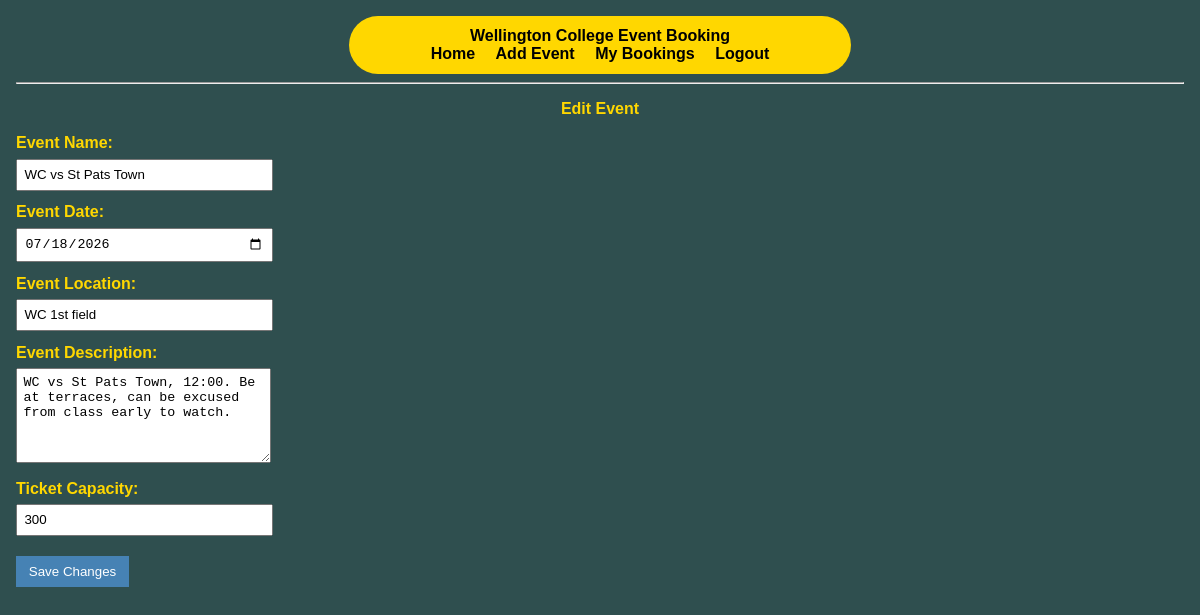
Page /edit_event/19 (signed in) on the committed database.
### tables this page shows
CREATE TABLE "events"
(
    event_id          INTEGER
        primary key autoincrement,
    event_name        TEXT    not null,
    event_date        TEXT    not null,
    event_location    TEXT    not null,
    event_description TEXT    not null,
    fk_user_id        INTEGER not null,
    event_capacity    INTEGER not null
);

### app.py (the view, shortened to what this page needs)
@app.route('/edit_event/<event_id>', methods=['GET', 'POST'])
def edit_event(event_id):
    if "user_id" not in session:
        return redirect("/login?error=log+in+first")
    if session.get("role") != "admin":
        return redirect("/")
    con = connect_db()
    cur = con.cursor()
    query = "SELECT * FROM events WHERE event_id = ?"
    cur.execute(query, (event_id,))
    event = cur.fetchone()
    con.close()
    error = request.args.get("error")
    return render_template("edit_event.html", event=event, error=error)

### app.py (called while the page is built)
def connect_db():
    con = sqlite3.connect("identifier.sqlite")
    con.row_factory = sqlite3.Row
    return con

### templates/edit_event.html (shortened to what this page needs)
{% extends "base.html" %}
{% block content %}
<h2>Edit Event</h2>
<form class="myform" method="POST">
  <div class="form-group">
      <div class="form-label">Event Name:</div>
      <div class="form-element">
          <input type="text" name="event_name" value="{{ event['event_name'] }}" required>
      </div>
  </div>
  <div class="form-group">
      <div class="form-label">Event Date:</div>
      <div class="form-element">
         <input type="date" name="event_date" value="{{ event['event_date'] }}" required>
      </div>
  </div>
    <div class="form-group">
      <div class="form-label">Event Location:</div>
      <div class="form-element">
         <input type="text" name="event_location" value="{{ event['event_location'] }}" required>
      </div>
  </div>
    <div class="form-group">
      <div class="form-label">Event Description:</div>
      <div class="form-element">
         <textarea name="event_description" required>{{event['event_description'] }}</textarea>
      </div>
  </div>
    <div class="form-group">
      <div class="form-label">Ticket Capacity:</div>
      <div class="form-element">
         <input type="number" name="event_capacity" value="{{ event['event_capacity'] }}" required>
      </div>
  </div>
  <button type="submit">Save Changes</button>
</form>
{% endblock %}

### templates/base.html (style rules this page uses)
body { font-family: Verdana, Arial, sans-serif; background-color: darkslategray; margin: 0; padding: 1rem; }
h2 { text-align: center; font-size: 1rem; margin: 1rem; color: gold; }
.form-group { margin-bottom: 0.8rem; color: white; }
.form-label { font-weight: bold; margin-bottom: 0.2rem; color: gold; }
input, textarea, select { width: 15rem; padding: 0.4rem; margin-top: 0.2rem; }
textarea { height: 5rem; }
button { padding: 0.5rem 0.8rem; background-color: steelblue; color: white; border: none; margin-top: 0.5rem; }

### rows in the picture
events: event_name "WC vs St Pats Town", event_date "07/18/2026", event_location "WC 1st field", event_description "WC vs St Pats Town, 12:00. Be at terraces, can be excused from class early to watch.", event_capacity "300"
